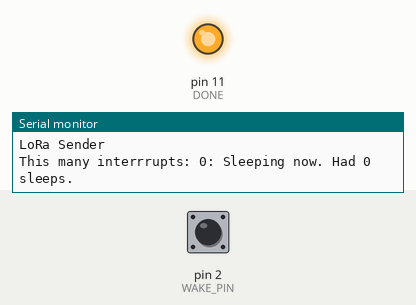
Bench run of a sketch on a simulated Arduino Uno, built with avr-gcc and run on an emulated ATmega328P. Parts: output pins drawn as LEDs (lit = HIGH), the last lines printed to the serial monitor. Dashed ring = blinking. Inputs (shaded band) come from the test bench; at power-on: pin 2 (WAKE_PIN) LOW. Sleep ends after the set time or at an interrupt; no radio packets arrive unless stated.

Above: at 0.03 s.
At 1.2 s:
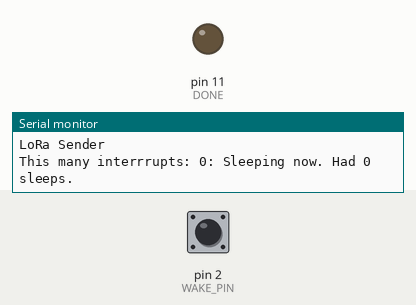
1.3 s: pin 2 (WAKE_PIN) pulsed HIGH 5 times (0.12 s each, 0.3 s apart)
At 3.5 s:
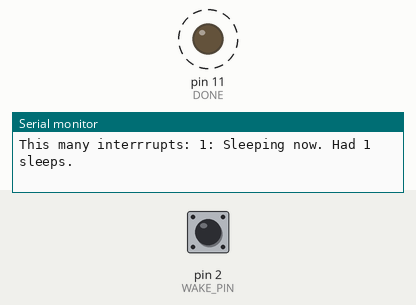
Timing chart, 0 to 5.9 s (numbered marks = the images above; inputs shaded):
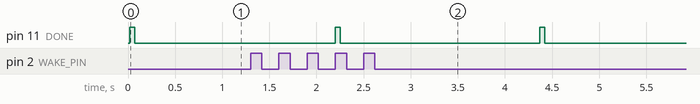

Measured:
- after the input at 1.3 s, pin 11 (DONE): alternates HIGH for 0.05 s and LOW for 2.1 s, 4 changes in all, then stays LOW, starting after 0.90 s

The sketch:

sleep_test.ino
```cpp
/* TODO
 *  chjeck brownout and watrchdog is disables
 *  check that we can wake with ahigh level trigger (think it needs to be low according to datasheet
 *  set internal voltage level in getbandgap https://www.gammon.com.au/forum/?id=11497
 */

#include <SPI.h>
#include <LoRa.h>
//Sonar stuff
#include <NewPing.h>
//sleep stuff http://www.engblaze.com/hush-little-microprocessor-avr-and-arduino-sleep-mode-basics/
#include <avr/interrupt.h>
#include <avr/power.h>
#include <avr/sleep.h>
#include <avr/io.h>

//#define sleeps
#define nosleep

int counter = 0;

//external watchdog
//wake pin on D2 (interrupt 0)
const int WAKE_PIN = 2;

unsigned long timer;
unsigned long print_timer;
unsigned long PRINT_THRESH = 1000; //60000;
unsigned long last_gap;
unsigned long DONE_TIME = 20;
bool done_start = false;
const int DONE = 11;
unsigned long done_timer = 0;
int int_count = 0;
//sleep pin
const int SLEEP_PIN = 3;


void setup() {
  pinMode(DONE, OUTPUT);
  digitalWrite(DONE, LOW);
  pinMode(WAKE_PIN, INPUT);
  //disable sleep bit:
  sleep_disable();
  pinMode(SLEEP_PIN, INPUT_PULLUP);

  Serial.begin(9600);

  Serial.println("LoRa Sender");
  LoRa.setPins(1, 4, 7); //reset is pd4, adc8, dio0 is P(ort)E 6 or int6

  if (!LoRa.begin(433E6)) { // initialise at 433MHz
    Serial.println("Starting LoRa failed!");
    while (1);

  }
}


void wake(){
  // cancel sleep as a precaution
  sleep_disable();
  // precautionary while we do other stuff
  detachInterrupt(digitalPinToInterrupt(WAKE_PIN));
  done_start = true;
  done_timer = millis();
  int_count++;

}  // end of wake

void sleepNow(){ //see https://www.gammon.com.au/forum/?id=11497
  LoRa.beginPacket();
  LoRa.print("Sleeping");
  LoRa.endPacket();
  delay(1000);
  //sleep lora radio
  LoRa.sleep();

  // Choose our preferred sleep mode:
  set_sleep_mode(SLEEP_MODE_PWR_DOWN);
  //set_sleep_mode(SLEEP_MODE_PWR_SAVE);


  // disable ADC
  //ADCSRA = 0;

  //power_all_disable();//disables power to all modules careful here as not sure how to wake up
  // Set sleep enable (SE) bit:
  sleep_enable();

  //set pins for low power


  // Do not interrupt before we go to sleep, or the
  // ISR will detach interrupts and we won't wake.
  noInterrupts();           // timed sequence follows

  // will be called when pin wakepin goes high
  attachInterrupt(digitalPinToInterrupt(WAKE_PIN), wake, RISING);
  //EIFR = bit(INTF0);  // clear flag for interrupt 0

  //to turn of BOD in hardware (fuses) use "avrdude <programmer> <chip> -U efuse:w:0xFE:m" see http://eleccelerator.com/fusecalc/fusecalc.php?chip=atmega32u4&LOW=62&HIGH=D9&EXTENDED=FF&LOCKBIT=FF

  // We are guaranteed that the sleep_cpu call will be done
  // as the processor executes the next instruction after
  // interrupts are turned on.
  interrupts();  // one cycle
  sleep_cpu();   // one cycle
}

void loop() {

    //delay(5000);
    //if (!done_start){ //sleep if signal sent and watchdog had a done pulse
      //go to sleep when done
      //first check to see if we want to sleep (for testing/debugging purposes)

        Serial.print("This many interrrupts: ");
        Serial.print(int_count);
        Serial.print(": Sleeping now. Had ");
        Serial.print(counter);
        Serial.println(" sleeps.");

        digitalWrite(DONE, HIGH);
        delay(50);
        digitalWrite(DONE, LOW);

        // send packet
        LoRa.beginPacket();
        LoRa.print("Count = ");
        LoRa.print(counter);
        LoRa.print(' ');
        LoRa.print(int_count);
        LoRa.endPacket();

        counter++;
      //if(digitalRead(SLEEP_PIN) == HIGH){ //Sleep mode enabled as it is pulled up when sleeping enabled

        delay(1000);
        sleepNow();
//      }else{
//        LoRa.beginPacket();
//        LoRa.print("Not sleeping");
//        LoRa.endPacket();
//        delay(3000);
//      }
   // }


  //Send successful wake pulse to external watchdog
  //  if (done_start){
  //    if ((millis() - done_timer) > DONE_TIME){
  //      digitalWrite(DONE, LOW);
  //      done_timer = 0;
  //      done_start = false;
  //    } else {
  //      digitalWrite(DONE, HIGH);
  //    }
  //  }

}
```
